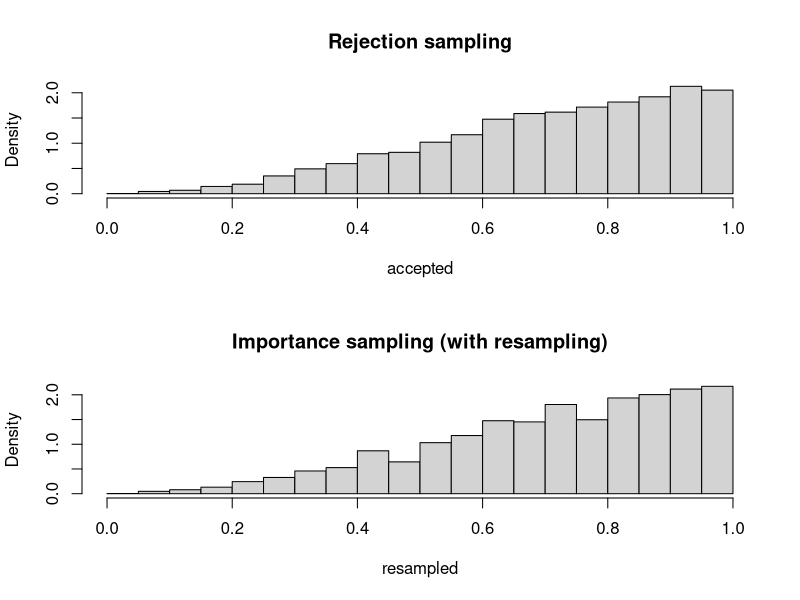
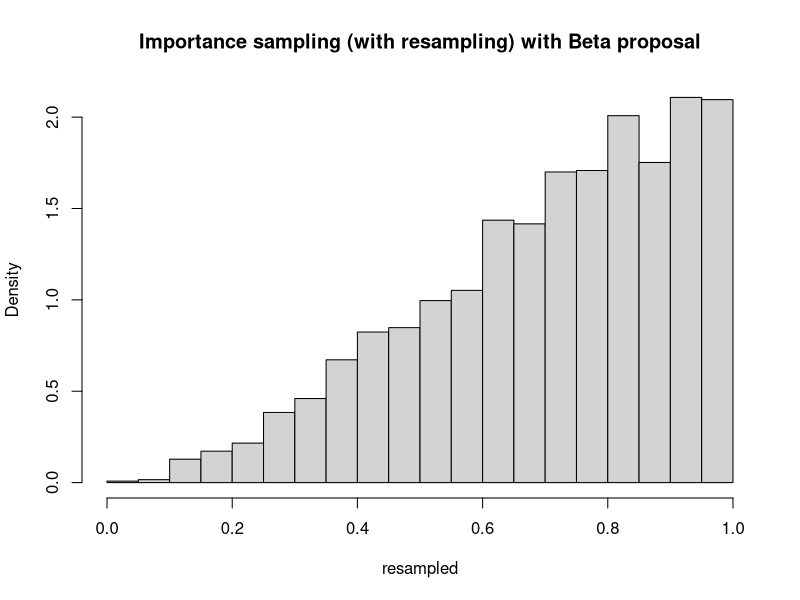

These charts were generated, in order, by the following R code: (Note: this script raises an error after producing the figures.)
#
# MATH3871 Lab 4
#

### Question 1 ################################################################

# (a)

# When the question says "draw samples...using importance sampling", it doesn't
# actually mean draw iid samples from the target distribution - it just wants us
# to get samples from the proposal distribution along with their weights, and to
# calculate the ESS.

# Let proposal be uniform 0,1 (as in Lab 3)
n = 5000
samples = runif(n)

# Compute weights by f(x_i) / g(x_i)
weights = samples^2 * exp(-samples) / 1
weights_norm = weights / sum(weights)

ess_unif = 1/(sum(weights_norm^2))
sprintf("ESS from %d samples is %.2f", n, ess_unif)

# (b)

# Redoing rejection sampling for practice...
n = 5000
K = exp(-1)

accepted = c()
i = 1
while (length(accepted) < n) {
    x = runif(1)
    if (runif(1) <= (x^2*exp(-x)/K)) { # with probability f(x*) / Kg(x*)..
        accepted = c(accepted, x)
    }
    i = i + 1
}

# We can also resample from our weighted samples to get unweighted samples which
# are (approximately) representative of the target distribution.
resampled = sample(samples, n, replace=T, prob=weights_norm)
resampled

par(mfrow=c(2,1))
hist(accepted, prob=T, breaks=20, main="Rejection sampling")
hist(resampled, prob=T, breaks=20, main="Importance sampling (with resampling)")
par(mfrow=c(1,1))

sprintf("Mean from rejection sampling: %.4f", mean(accepted))
sprintf("Mean from importance sampling: %.4f", sum(samples * weights_norm))
sprintf("Mean from importance sampling (with resampling): %.4f", mean(resampled))

# (c)
n = 5000
a = 2
b = 1
samples = rbeta(n, a, b)
weights = (samples^2 * exp(-samples)) / dbeta(samples, a, b)
weights_norm = weights / sum(weights)
ess_beta = 1/sum(weights_norm^2)

resampled = sample(samples, n, replace=T, prob=weights_norm)
hist(resampled, prob=T, main="Importance sampling (with resampling) with Beta proposal")
lines(xx, dbeta(xx, a, b), col="blue", lwd=2) # proposal
lines(xx,dgamma(xx,3,1)/pgamma(1,3,1),col='gray', lwd=2) # target

sprintf("Using Unif(0,1) as proposal distribution gave ESS of %.2f", ess_unif)
sprintf("Using Beta(%d,%d) as proposal distribution gave ESS of %.2f", a, b, ess_beta)
# Higher ESS = more efficient choice of proposal, thus Beta proposal is better
# (loosely, ESS represents the number of samples with equal weight - higher ESS
# means lower variability in weights)

#### Question 2 ################################################################

transformed_f <- function(u) {
    exp(-(1/u - 1)^2) * 1/u^2
}

# Plot transformed_f(u) - remember that the area we want to calculate is 2x the
# area of this
xx <- seq(0,1,length=100)
curve(transformed_f, 0, 1, lwd=2)

# Set proposal dist here
proposal <- function(x) {
    return(x/x) # Uniform
}
lines(xx, proposal(xx), lwd=2, col="red")

n <- 10000
samples <- runif(n)
weights <- transformed_f(samples) / proposal(samples)
weights_norm <- weights/sum(weights) # We only use the normalised weights for
# the ESS, not for the approximation itself - this is because we're not dealing
# with a PDF, just trying to approximate integral

area <- mean(weights) * 2
ess <- 1 / sum(weights_norm^2)

sprintf("Estimated area as %.4f with %d samples and ESS %.2f", area, n, ess)

# Now, approximate integral of original expression without transformation

f <- function(x) {
    return (exp(-x^2))
}
curve(f, -10, 10, lwd=2)
xx <- seq(-10, 10, length=100)

lines(xx, dnorm(xx, 0, 1), lwd=2, col='red')

samples <- rnorm(n, 0, 1)
weights <- f(samples) / dnorm(samples, 0, 1)
weights_norm <- weights / sum(weights)

area <- mean(weights)
area

ess <- 1/sum(weights_norm^2)
sprintf("Estimated area as %.4f with %d samples and ESS %.2f", area, n, ess)

#### Question 3 ################################################################

# (a)

samples <- runif(1000)
weights <- dnorm(samples, 0.5, 0.01) / 1
weights_norm <- weights / sum(weights)
ess <- 1 / sum(weights_norm^2)
ess # ESS ~45 from 1000 samples... this is very inefficient

# (b)

while (ess < 5000) {
    samples <- c(samples, runif(1000))
    weights <- dnorm(samples, 0.5, 0.01) /1
    weights_norm <- weights / sum(weights)
    ess <- 1/sum(weights_norm^2)
}
sprintf("%d samples required to get ESS > 5000 (reached ESS = %.2f)", length(samples), ess)

# (c)

samples <- runif(1000)
weights <- (dnorm(samples, 0.5, 0.01))^0.02 / 1
weights_norm <- weights/sum(weights)

resampled <- sample(samples, 1000, replace=TRUE, prob=weights_norm)

hist(resampled, prob=T)
xx <- seq(0.2, 0.8, length=100)
lines(xx, dnorm(xx, 0.5, 0.01), lwd=3, col="lightblue")
lines(xx, (dnorm(xx, 0.5, 0.01))^0.02, lwd=3, col="blue")
lines(xx, dunif(xx, 0, 1), lwd=3, col="red")

mean <- mean(resampled)
sd <- sd(resampled)

# Now, with the N(mean, sd) as proposal distribution...

ess <- 0
samples <- rnorm(1000, mean, sd)
while (ess < 5000) {
    samples <- c(samples, rnorm(1000, mean, sd))
    weights <- dnorm(samples, 0.5, 0.01) / dnorm(samples, mean, sd)
    weights_norm <- weights / sum(weights)
    ess <- 1/sum(weights_norm^2)
}
sprintf("%d samples required to get ESS > 5000 (reached ESS = %.2f)", length(samples) + 1000, ess)
# Sequential importance sampling is much more efficient!
# Why?
# - breaks down inefficient importance sampling stages into a sequence of more
#   efficient stages in order to control the variability of importance weights
